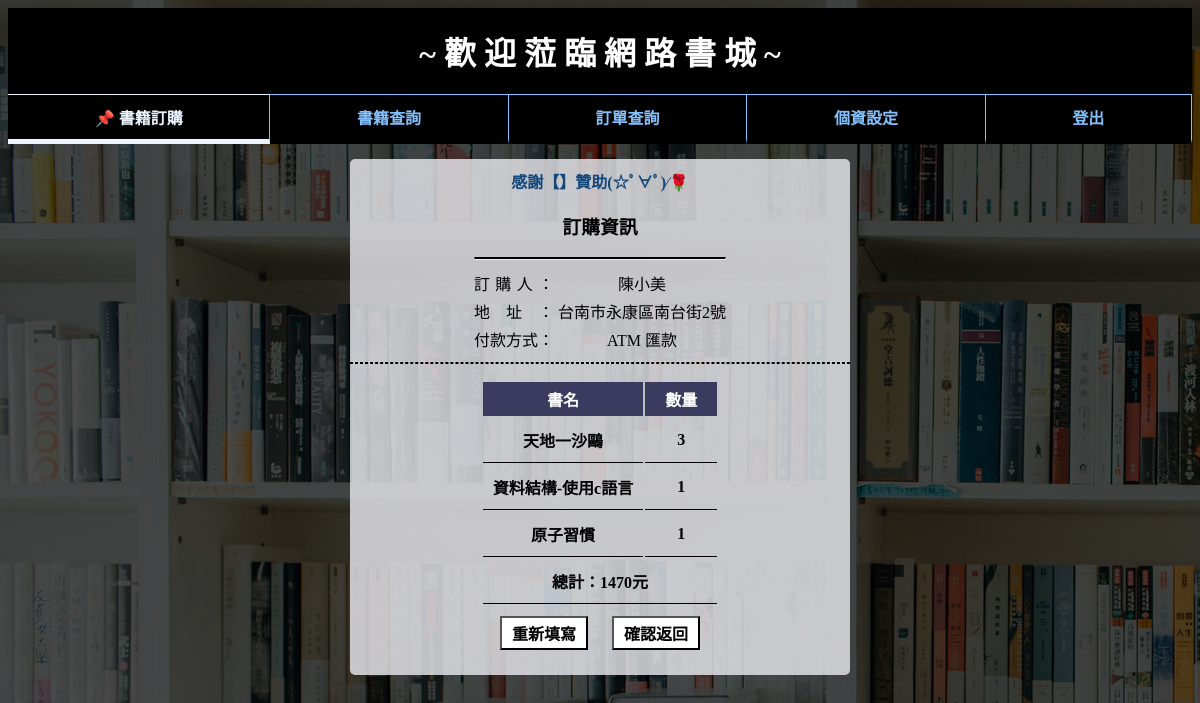
The app's page /bookstore/buycar.php?id=2 with its own data.
### tables this page shows
CREATE TABLE `order_list` (
  `order_id` int(10) NOT NULL,
  `member_num` int(10) NOT NULL,
  `member_name` varchar(200) NOT NULL,
  `member_add` varchar(200) NOT NULL,
  `pay` varchar(7) NOT NULL,
  `order_total` int(10) NOT NULL,
  `order_status` varchar(10) NOT NULL,
  `order_time` date NOT NULL
);

CREATE TABLE `order_item` (
  `order_id` int(10) NOT NULL,
  `book_name` varchar(200) NOT NULL,
  `book_num` int(10) NOT NULL,
  `book_total` int(10) NOT NULL
);

### bookstore/buycar.php (the view, shortened to what this page needs)
<?php
include("condb.php");
$sel_order="SELECT * FROM order_list WHERE order_id=" . $_GET["id"];
$sel_order=mysqli_query($db_link, $sel_order);
$show_order=mysqli_fetch_assoc($sel_order);
$sel_items="SELECT * FROM order_item WHERE order_id=" . $_GET["id"];
$sel_items=mysqli_query($db_link, $sel_items);
?>
<html>
<head>
    <link rel="stylesheet" type="text/css" href="style.css">
</head>
<body>
    <div class="a">
    <div class="menu_title">~ 歡 迎 蒞 臨 網 路 書 城 ~</div>
        <nav class="menu">
			<a style="color:#ECF5FF;" href='bookstore.php?txt=all' class="menu_item_in">📌 書籍訂購</a>
            <a href="book_search.php?txt=all" class='menu_item'>書籍查詢</a>
			<a href='order_search.php' class='menu_item'>訂單查詢</a>
            <a href="member_page.php" class="menu_item">個資設定</a>
			<a href='?logout=true' class='menu_item'>登出</a>
		</nav>
        <div class="admin_b">
        <marquee scrollamount="5" behavior="alternate" class="welcome">
			<?php echo "感謝【".$_SESSION["login_user"]."】贊助(☆ﾟ∀ﾟ)⁄🌹";?>
		</marquee>
                <div class="b1">
                <form action="" method="post" name="del">
                    <table>
                        <h3>訂購資訊</h3>
                        <hr style="border-top:2px solid black;width:250px;">
                        <tr>
                            <td class="tb1_td">訂購人：</td>
                            <td><?php echo $show_order["member_name"] ?></td>
                        </tr>
                        <tr>
                            <td class="tb1_td">地址：</td>
                            <td><?php echo $show_order["member_add"] ?></td>
                        </tr>
                        <tr>
                            <td class="tb1_td">付款方式：</td>
                            <td><?php echo $show_order["pay"] ?></td>
                        </tr>
                    </table>
                    <hr style="border:1px dashed #000">
                </div>
                <div class="b2">
                    <table>
                        <tr>
                            <th>書名</th>
                            <th>數量</th>
                        </tr>
                </div>
        </div>
    </div>
    <?php
        while($show_items=mysqli_fetch_assoc($sel_items)){
            echo "<tr>";
            echo "<td>".$show_items["book_name"]."</td>";
            echo "<td>".$show_items["book_num"]."</td>";
            echo "</tr>";
        }
    ?>
    <tr>
        <td colspan="2">
            總計：<?php echo $show_order["order_total"]?>元
        </td>
    </tr>
    <input type="submit" class="btn_WhiteBlack" value="重新填寫">
    <input type="button" class="btn_WhiteBlack" value="確認返回" onclick="javascript:location.href='bookstore.php'">
</body>
</html>

### bookstore/style.css (style rules this page uses)
body { background-image: url(image/bg01.jpg); background-blend-mode: multiply; background-color: rgba(0, 0, 0, .7); }
h3, .a, .b, .admin_a { text-align: center; }
table { margin: auto; text-align: center; }
.admin_b { width: 500px; margin: 0 auto; background-color: rgba(235, 235, 240, 0.8); border-radius: 5px; padding: 10px 0px 15px; }
.menu_title { font-size: 32px; color: #fff; text-align: center; background: #000; padding: 20px; font-weight: bold; }
.menu { display: flex; align-items: center; background: #000; margin-bottom: 15px; }
.menu_item { flex-grow: 1; padding: 10px; border-top: 1px solid #84C1FF; border-right: 1px solid #84C1FF; border-bottom: 5px solid transparent; transition: 0.3s; }
.menu a { text-decoration: none; color: #84C1FF; font-weight: bold; }
.welcome { color: #14477a; font-weight: bold; }
.menu_item_in { flex-grow: 1; padding: 10px; border-top: 1px solid #ECF5FF; border-right: 1px solid #84C1FF; border-bottom: 5px solid #ECF5FF; transition: 0.3s; }
.btn_WhiteBlack { padding: 3px 10px; font-size: 16px; font-weight: bold; margin: 10px; background-color: #fff; color: #000; }

### bookstore/buycar.php (style rules this page uses)
.b2 th { padding: 5px 20px; font-size: 16px; background: #3b3b5f; color: #fff; }
.b2 td { font-size: 16px; font-weight: bold; padding: 10px; border-bottom: 1px solid #000; }
.tb1_td { text-align-last: justify }

### records on screen
order_list: member_name "陳小美", member_add "台南市永康區南台街2號", pay "ATM 匯款", order_total "1470"
order_item: book_name "天地一沙鷗", book_num "3"
order_item: book_name "資料結構-使用c語言", book_num "1"
order_item: book_name "原子習慣", book_num "1"
